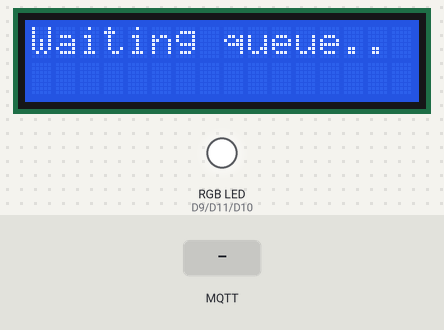
The sketch below on a simulated Arduino Uno R4 WiFi. On the bench: 16×2 character LCD, an RGB LED mixed from three pins (HIGH = lit). The inputs (shaded band) are chosen by the test bench. WiFi joins after 1.5 s; servers stay silent unless stated; random numbers use the default seed unless the sketch sets one; no MQTT or app messages arrive unless stated; what the sketch prints to the serial monitor is not drawn.

Above: at 2.8 s.
2.9 s: MQTT message "5" arrives on the first subscribed topic
At 3.5 s:
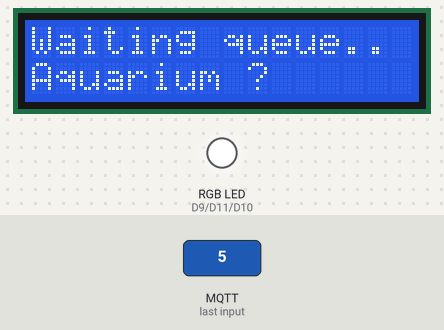
4.4 s: MQTT message "5" arrives on the second subscribed topic
At 5.6 s:
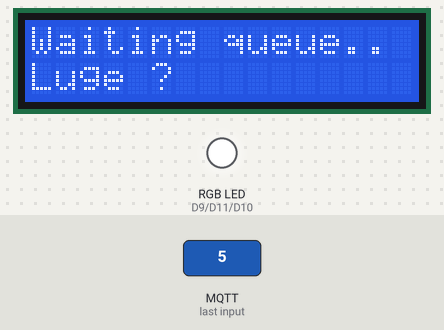
5.9 s: MQTT message "5" arrives on the third subscribed topic
At 7.0 s:
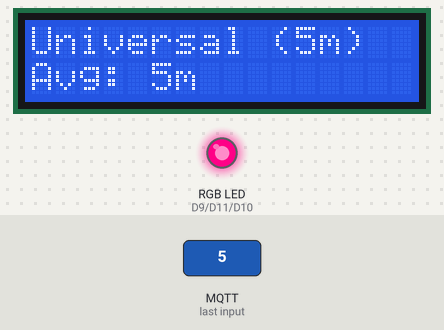
7.4 s: MQTT message "90" arrives on the first subscribed topic
At 8.1 s:
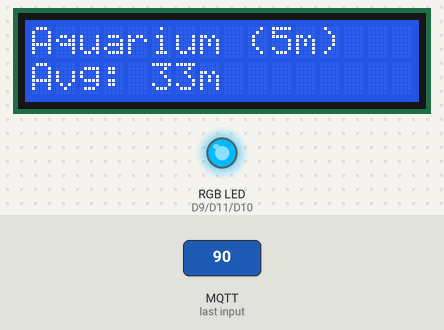
8.9 s: MQTT message "90" arrives on the second subscribed topic
At 9.3 s:
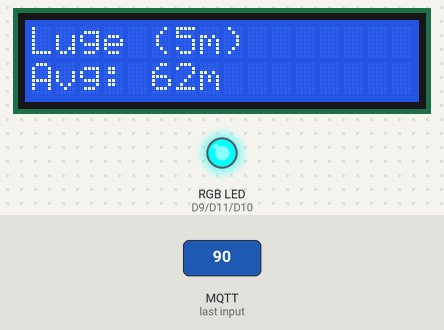
10.4 s: MQTT message "1" arrives on the first subscribed topic
At 11.6 s:
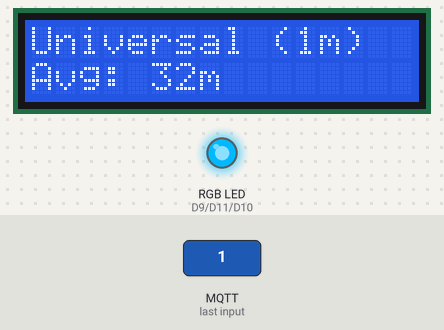
Timing chart, 0 to 12.9 s (numbered marks = the images above; inputs shaded):
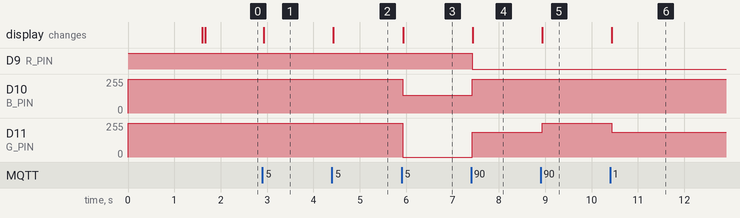

Measured:
- after the input at 2.9 s, the display: changes at once (image 1)
- after the input at 4.4 s, the display: changes at once (image 2)
- after the input at 5.9 s, D10 (B_PIN): 255/255 → 135/255 at once; D11 (G_PIN): 255/255 → 0/255 at once; the display: changes at once (image 3)
- after the input at 7.4 s, D9 (R_PIN): HIGH → LOW at once; D10 (B_PIN): 135/255 → 255/255 at once; D11 (G_PIN): 0/255 → 185/255 at once; the display: changes at once (image 4)
- after the input at 8.9 s, D11 (G_PIN): 185/255 → 255/255 at once; the display: changes at once (image 5)
- after the input at 10.4 s, D11 (G_PIN): 255/255 → 185/255 at once; the display: changes at once (image 6)

The sketch:

FINAL68_Q5_Sentosa_Queue.ino
```cpp
// =====================================================================
// Final 68 ข้อ 5 : ภารกิจพิชิตคิวที่ Sentosa (4 คะแนน)
// subscribe เวลารอคิว (นาที) 3 แห่งที่เพื่อนส่งมาทุก 1–2 วินาที
//   student_id/queue_chotiphat  = Universal Studios
//   student_id/queue_lapas      = S.E.A. Aquarium
//   student_id/queue_sumet      = Skyline Luge
// แล้ว
//   1) publish ชื่อสถานที่ที่คิวน้อยที่สุด ("Universal" / "Aquarium" / "Luge") ไปที่ student_id/sentosa_choice
//   2) หาค่าเฉลี่ยของทั้ง 3 แห่ง
//   3) LCD  บรรทัด 1: สถานที่ที่คิวน้อยสุด + เวลา  เช่น "Luge (15m)"
//           บรรทัด 2: ค่าเฉลี่ย                    เช่น "Avg: 45m"
//   4) Color LED ตามค่าเฉลี่ย  > 60 นาที = แดง,  30–60 = ส้ม,  < 30 = เขียวอมฟ้า
//
// บอร์ด Arduino UNO R4 WiFi   ไลบรารี: MQTT (MQTTClient.h), LiquidCrystal_I2C
// วงจร Color LED (Common Anode): Common -> 5V, R -> D9, B -> D10, G -> D11 (ผ่าน R 330Ω)
// วงจร LCD I2C: GND -> GND, VCC -> 5V, SDA -> SDA, SCL -> SCL
// =====================================================================

#include <WiFiS3.h>
#include <MQTTClient.h>
#include <Wire.h>
#include <LiquidCrystal_I2C.h>

// ===== แก้ตรงนี้ =====
const char WIFI_SSID[]  = "iphone 80 promax";
const char WIFI_PASSWORD[]  = "88888888";
const String STUDENT_ID = "68070180";           // <<< รหัสนักศึกษา

const char MQTT_BROKER_ADRRESS[] = "phycom.it.kmitl.ac.th";
// const char MQTT_BROKER_ADRRESS[] = "mqtt-dashboard.com";
// const char MQTT_BROKER_ADRRESS[] = "test.mosquitto.org";
const int   MQTT_PORT = 1883;

const int R_PIN = 9, B_PIN = 10, G_PIN = 11;     // ขา PWM ทั้ง 3 ขา (ต้องผสมสีส้ม)
const bool COMMON_ANODE = true;                  // Color LED ที่แจกเป็น Common Anode

LiquidCrystal_I2C lcd(0x27, 16, 2);
WiFiClient network;
MQTTClient mqtt = MQTTClient(256);

// ข้อมูล 3 สถานที่ (ลำดับเดียวกันทุก array)
const char* PLACE_NAME[3]  = {"Universal", "Aquarium", "Luge"};
const char* TOPIC_SUFFIX[3] = {"/queue_chotiphat", "/queue_lapas", "/queue_sumet"};
float queueMin[3] = {-1, -1, -1};                // -1 = ยังไม่ได้รับค่า
bool  updated = false;
unsigned long lastCalc = 0;
String TOPIC_CHOICE;

void lcdLine(int row, String s) {
  lcd.setCursor(0, row);
  while (s.length() < 16) s += ' ';
  lcd.print(s.substring(0, 16));
}

// สี 0–255 ต่อช่อง (Common Anode ต้องกลับค่า 255 - v)
void setColor(int r, int g, int b) {
  if (COMMON_ANODE) { r = 255 - r; g = 255 - g; b = 255 - b; }
  analogWrite(R_PIN, r);
  analogWrite(G_PIN, g);
  analogWrite(B_PIN, b);
}

void messageReceived(String &topic, String &payload) {
  String t = topic;
  String msg = payload;
  msg.trim();

  for (int i = 0; i < 3; i++) {
    if (t.endsWith(TOPIC_SUFFIX[i])) {
      queueMin[i] = msg.toFloat();               // รับได้ทั้ง "45" "45.5" และ "45m"
      updated = true;
      Serial.print("[RX] ");
      Serial.print(PLACE_NAME[i]);
      Serial.print(" = ");
      Serial.println(queueMin[i]);
    }
  }
}

void processQueues() {
  for (int i = 0; i < 3; i++) {
    if (queueMin[i] < 0) {                       // ยังรับไม่ครบ 3 แห่ง
      lcdLine(0, "Waiting queue..");
      lcdLine(1, String(PLACE_NAME[i]) + " ?");
      return;
    }
  }

  // 1) หาที่คิวน้อยสุด
  int best = 0;
  for (int i = 1; i < 3; i++) if (queueMin[i] < queueMin[best]) best = i;

  // 2) ค่าเฉลี่ย
  float avg = (queueMin[0] + queueMin[1] + queueMin[2]) / 3.0;

  // publish ชื่อสถานที่
  mqtt.publish(TOPIC_CHOICE.c_str(), PLACE_NAME[best]);

  // 3) LCD
  int bestMin = (int)round(queueMin[best]);
  int avgMin  = (int)round(avg);
  lcdLine(0, String(PLACE_NAME[best]) + " (" + String(bestMin) + "m)");
  lcdLine(1, "Avg: " + String(avgMin) + "m");

  // 4) Color LED ตามค่าเฉลี่ย
  if (avg > 60)        setColor(255, 0, 0);      // แดง        คนเยอะมาก
  else if (avg >= 30)  setColor(255, 70, 0);     // ส้ม        คนปานกลาง
  else                 setColor(0, 255, 120);    // เขียวอมฟ้า  คิวโล่ง

  Serial.print("[TX] ");
  Serial.print(TOPIC_CHOICE);
  Serial.print(" : ");
  Serial.print(PLACE_NAME[best]);
  Serial.print("   avg = ");
  Serial.println(avg, 1);
}

void connectWiFi() {
  lcdLine(0, "WiFi...");
  Serial.print("Connecting WiFi: ");
  Serial.println(WIFI_SSID);
  while (WiFi.begin(WIFI_SSID, WIFI_PASSWORD) != WL_CONNECTED) { Serial.print("."); delay(3000); }
  while (WiFi.localIP() == IPAddress(0, 0, 0, 0)) delay(200);
  Serial.print("WiFi OK, IP = ");
  Serial.println(WiFi.localIP());
}

void connectToMQTT() {
  while (!mqtt.connected()) {
    lcdLine(0, "MQTT...");
    String clientId = "r4-" + STUDENT_ID + "-" + String(random(0xFFFF), HEX);
    if (mqtt.connect(clientId.c_str())) {
      for (int i = 0; i < 3; i++) {
        String topic = STUDENT_ID + TOPIC_SUFFIX[i];
        mqtt.subscribe(topic.c_str());
        Serial.println("sub " + topic);
      }
      Serial.println("MQTT OK");
      lcdLine(0, "Waiting queue..");
      lcdLine(1, "");
    } else {
      Serial.print("MQTT fail err=");
      Serial.print(mqtt.lastError()); Serial.print(" rc="); Serial.println(mqtt.returnCode());
      delay(2000);
    }
  }
}

void setup() {
  Serial.begin(9600);
  pinMode(R_PIN, OUTPUT);
  pinMode(G_PIN, OUTPUT);
  pinMode(B_PIN, OUTPUT);
  setColor(0, 0, 0);
  lcd.init();
  lcd.backlight();
  TOPIC_CHOICE = STUDENT_ID + "/sentosa_choice";
  connectWiFi();
  randomSeed(micros());
  mqtt.begin(MQTT_BROKER_ADRRESS, MQTT_PORT, network);
  mqtt.onMessage(messageReceived);
  connectToMQTT();
}

void loop() {
  if (WiFi.status() != WL_CONNECTED) connectWiFi();
  if (!mqtt.connected()) connectToMQTT();
  mqtt.loop();

  // คำนวณใหม่เมื่อมีค่าเข้ามา แต่ไม่ถี่กว่า 0.5 วินาที
  if (updated && millis() - lastCalc >= 500) {
    updated = false;
    lastCalc = millis();
    processQueues();
  }
}
```
